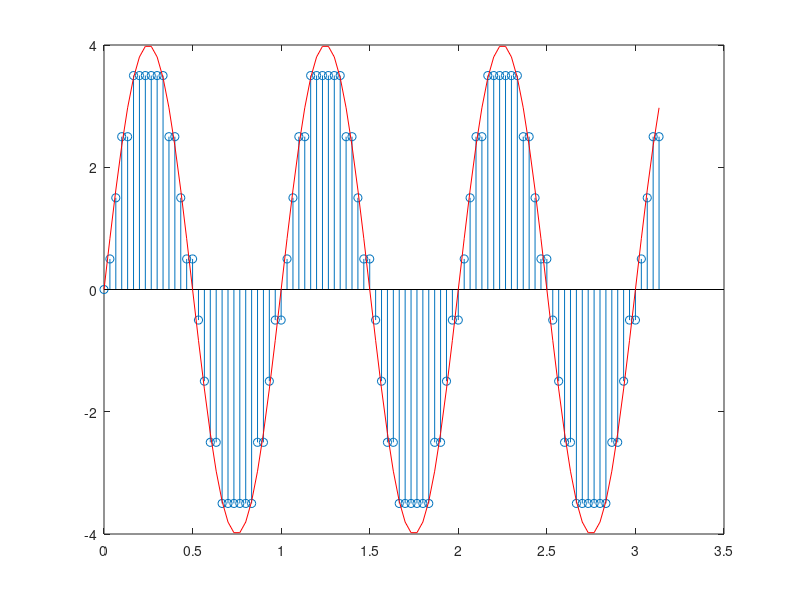

MATLAB code for this plot:
%%
clc;
clear all;
close all;
%%
Am=4;%setring the sine wave amplitude
bit=3;% setting the number btis
f=1; %sine wave frequency
fs=30;% setting sampling frequency
t=0:1/fs:1*pi; %defining the signal duration for plotting
y=Am*sin(2*pi*f*t); %ssampled sine wave y(30 samples in a cycle)
Nsamples=length(y); %calculating the total number of samples
quantised_out=zeros(1,Nsamples); %making an array of size=number of samples
%midrise
del=2*Am/(2^bit); %determinig the step size
Llow=-Am+del/2;
Lhigh=Am-del/2;

for i=Llow:del:Lhigh %Iterating from lowest to the highest levels

    for j=1:Nsamples %taking the whole sampled vector
     if(((i-del/2)<y(j))&&(y(j)<(i+del/2)))        % Quantizing the sampled value 
        quantised_out(j)=i;                        % to the quantization level if it 
  
     end                               % lies within the bound of -del/2 and
    end                                % del/2 of the level.
end
stem(t,quantised_out); %plotting wave forms.
hold on;
plot(t,y,'color','r');
